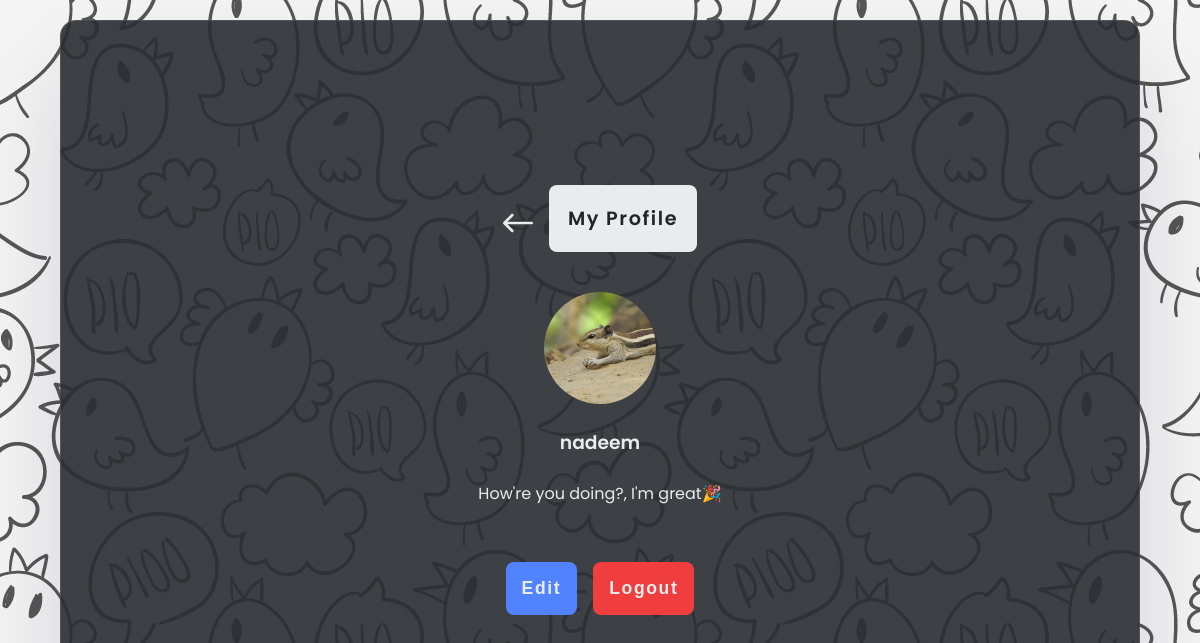
Screenshot of /my_profile (signed in) with the database file from the repository.
### mychatapp/models.py (models this page shows, shortened)
class Profile(models.Model):
    objects = None
    user = models.OneToOneField(User, on_delete=models.CASCADE)
    name = models.CharField(max_length=50, blank=True, null=True)
    first_name = models.CharField(max_length=50, blank=True, null=True)
    last_name = models.CharField(max_length=50, blank=True, null=True)
    pic = models.ImageField(upload_to='img', blank=True, null=True)
    friends = models.ManyToManyField(User, related_name='my_friends', blank=True)

### mychatapp/views.py (the view)
# urls.py: path('my_profile', views.my_profile, name = 'my_profile')
@login_required(login_url='mychat:login')
def my_profile(request):
    user = request.user.profile
    context = {"user": user}
    return render(request, "mychatapp/my_profile.html", context)

### mychatapp/templates/mychatapp/my_profile.html (shortened to what this page needs)
<!DOCTYPE html>
{% load static %}
<html lang="en">
<head>
    <link href="{% static 'css/my_profile.css' %}" rel="stylesheet" />
</head>
<body>
    <div class="container">
        <div class="details">
            <div class="nav-details">
                <a href="{% url 'mychat:index' %}">
                </a>
                <h2 class="heading-details">My Profile</h2>
            </div>
            {% if user.pic %}
            <img class="img-user" src="{{user.pic.url}}" alt="user-profile" />
            {% else %}
            <img class="img-user" src="{% static 'imgs/default-profile.jpg' %}" alt="user-profile" />
            {% endif %}
            <h3 class="user-name">{{user.name}}</h3>
            <h4 class="user-status">How're you doing?, I'm great🎉</h4>
            <div class="flex">
                <a href="{% url 'mychat:update_profile' %}">
                    <button class="btn-edit-profile">Edit</button>
                </a>
                <a href="{% url 'mychat:logout' %}">
                    <button class="btn-logout-profile">Logout</button>
                </a>
            </div>
        </div>
    </div>
</body>
</html>

### mychatapp/static/css/my_profile.css (style rules this page uses)
* { margin: 0; padding: 0; box-sizing: border-box; }
body { background-image: url("/static/imgs/05.jpg"); height: 100vh; display: flex; align-items: center; justify-content: center; font-family: "Poppins", sans-serif; }
.container { width: 90vw; height: 95vh; background-color: rgba(43, 46, 51, 0.913); border-radius: 1rem; border: 1px solid rgba(255, 255, 255, 0.125); display: flex; align-items: center; justify-content: center; box-shadow: rgba(17, 12, 46, 0.15) 0px 48px 100px 0px; }
.flex { display: flex; align-items: center; justify-content: center; }
.icon { width: 30px; height: 30px; }
.details { display: flex; flex-direction: column; align-items: center; justify-content: center; gap: 1.5rem; padding: 2rem; color: #e9ecef; }
.nav-details { display: flex; align-items: center; justify-content: flex-start; }
.icon-left-arrow { fill: #e9ecef; cursor: pointer; transition: all 0.3s; }
.heading-details { font-size: 1.2rem; font-weight: 600; margin-bottom: 1rem; background-color: #e9ecef; color: #212529; border-radius: 0.5rem; padding: 1.2rem; letter-spacing: 0.1rem; }
.img-user { width: 7rem; height: 7rem; border-radius: 50%; object-fit: cover; }
.user-name { font-weight: 600; }
.user-status { font-weight: 400; margin-bottom: 2rem; text-align: center; }
.details div { gap: 1rem; }
.btn-edit-profile { background: none; background-color: #5183fe; color: #e9ecef; padding: 1rem; border-radius: 0.5rem; border-style: none; cursor: pointer; letter-spacing: 0.1rem; font-size: 1.1rem; font-weight: 600; transition: all 0.3s; }
.btn-logout-profile { background: none; background-color: #f03e3e; color: #e9ecef; padding: 1rem; border-radius: 0.5rem; border-style: none; cursor: pointer; letter-spacing: 0.1rem; font-size: 1.1rem; font-weight: 600; transition: all 0.3s; }

### rows the page displays
Profile: pic (picture), name "nadeem"
